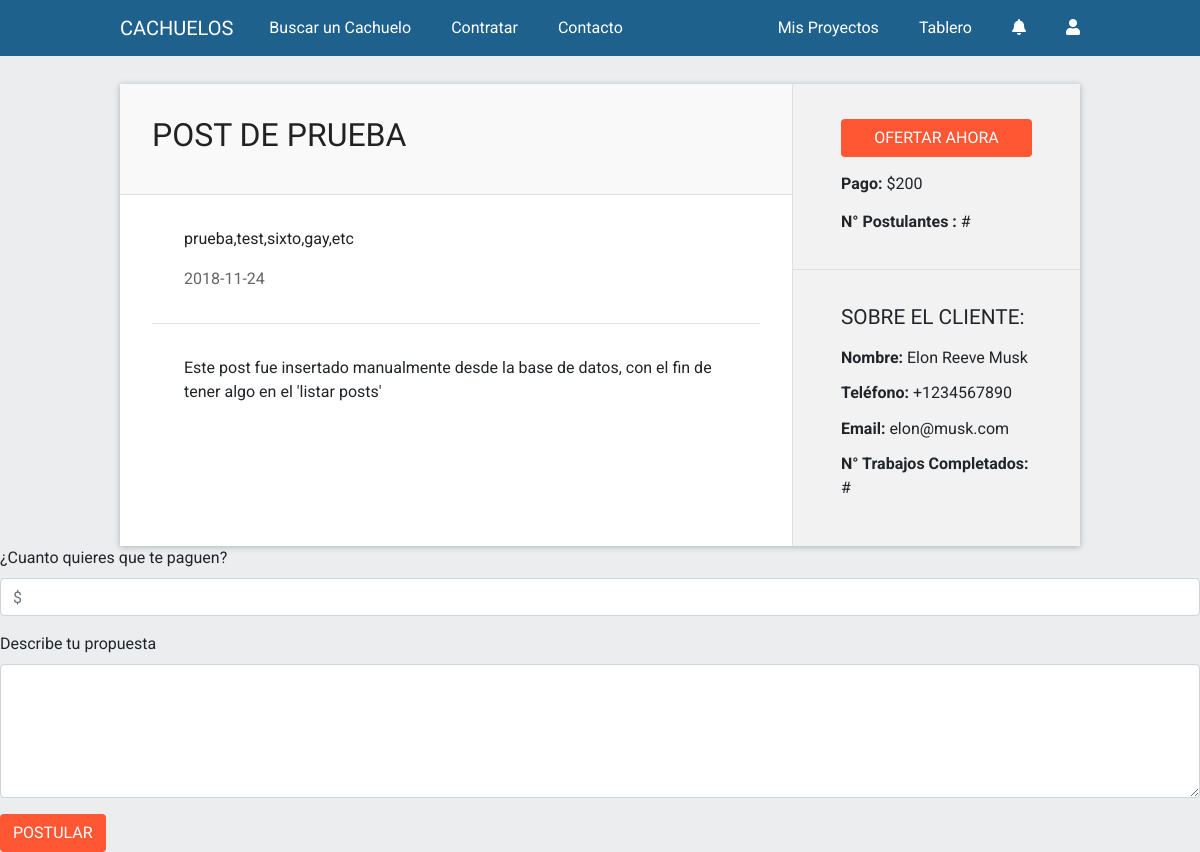
Page /post.php?id=1 on the earlier database version.
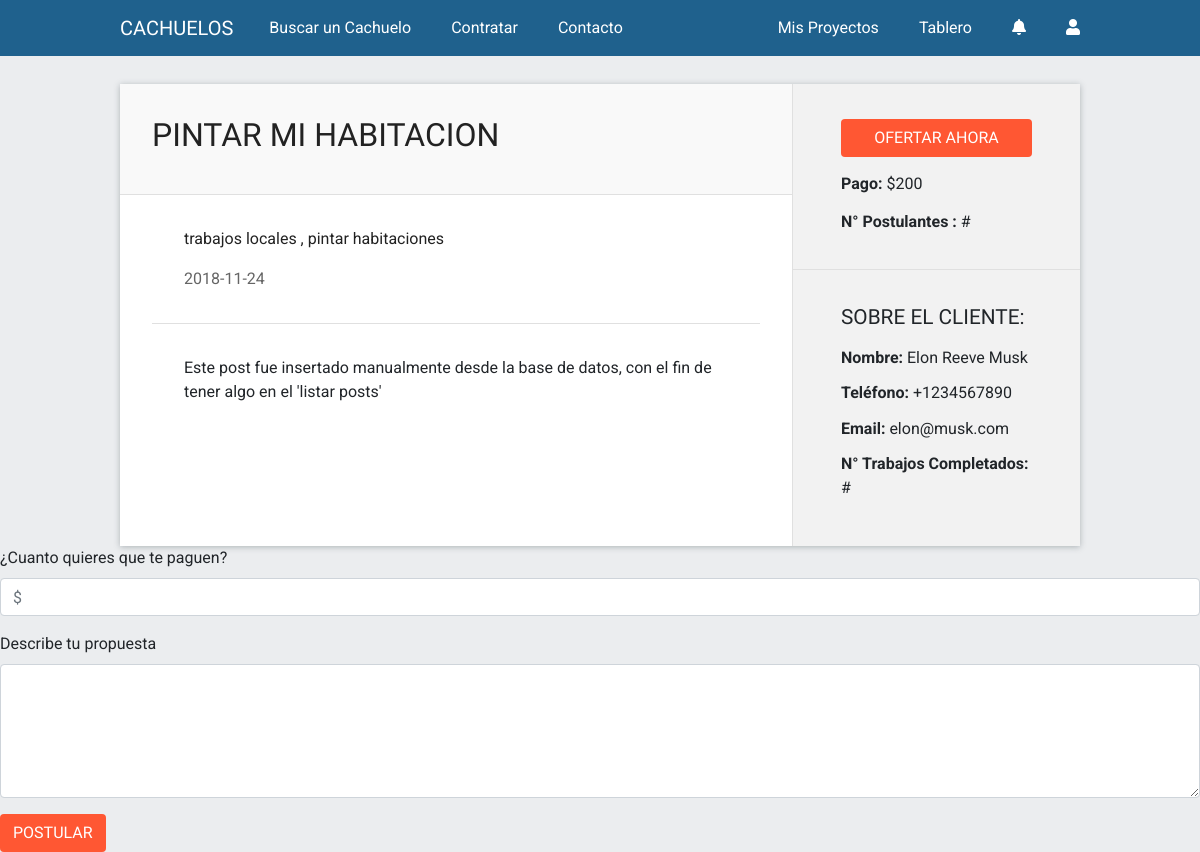
Same page on the later database version.
### tables this page shows
CREATE TABLE IF NOT EXISTS `post` (
  `pid` int(11) NOT NULL AUTO_INCREMENT,
  `title` varchar(32) NOT NULL,
  `user` varchar(32) NOT NULL,
  `content` varchar(256) NOT NULL,
  `tags` varchar(128) DEFAULT NULL,
  `img` varchar(64) DEFAULT NULL,
  `date` date DEFAULT NULL,
  `payment` int(16) DEFAULT NULL,
  `country` char(2) NOT NULL,
  `type` int(1) NOT NULL,
  PRIMARY KEY (`pid`),
  KEY `email` (`user`)
);

CREATE TABLE IF NOT EXISTS `user_details` (
  `udid` int(11) NOT NULL AUTO_INCREMENT,
  `user` varchar(32) NOT NULL,
  `name` varchar(16) NOT NULL,
  `surname` varchar(24) NOT NULL,
  `phone` varchar(12) NOT NULL,
  `descr` varchar(512) NOT NULL,
  `document` int(11) NOT NULL,
  `profile` int(11) NOT NULL,
  `country` varchar(2) NOT NULL,
  `Date` date DEFAULT NULL,
  `title` varchar(64) DEFAULT NULL,
  `img` longblob NOT NULL,
  PRIMARY KEY (`udid`),
  KEY `email` (`user`),
  KEY `profile` (`profile`)
);

### post.php (the view, shortened to what this page needs)
<!DOCTYPE html>
<html>
<head>
	<link rel="stylesheet" href="https://stackpath.bootstrapcdn.com/bootstrap/4.1.3/css/bootstrap.min.css">
  <link rel="stylesheet" href="https://use.fontawesome.com/releases/v5.4.1/css/all.css">
  <link rel="stylesheet" href="css/postStyle.css">
</head>
<body>
	<?php
$id1 = $_GET['id'];
$con=mysqli_connect("localhost","root","","id7557222_cachuelos");
                         $post = mysqli_query($con,"SELECT * FROM post WHERE pid = '".$id1."'");
                        $pos = mysqli_fetch_array($post);
                        $users = mysqli_query($con,"SELECT * FROM user_details WHERE user ='".$pos['user']."'");
                        $user = mysqli_fetch_array($users);
?>
<?php include("headerDash.php"); ?>
<div class="containerPost">
	<section class="leftPost">
		<div class="titlePost">
			<h1><?php echo $pos['title']?></h1>
		</div>
		<div class="data">
		<div class="tagsPost">
			<p><?php echo $pos['tags']?></p>
			<span><?php echo $pos['date']?></span>
		</div>
		<div class="descrPost">
			<p><?php echo $pos['content']?></p>
		</div>
		</div>
	</section>
	<section class="rightPost">
		<div class="offertPost">
			<button class="btn" onclick="mostrar();">Ofertar Ahora</button><br/>
			<span><b>Pago:</b> $<?php echo $pos['payment'];?></span><br/>
			<span><b>N° Postulantes :</b> #</span><br/>
		</div>
		<div class="clientPost">
			<h4>Sobre el cliente:</h4>
			<span><b>Nombre: </b><?php echo $user['name']." ".$user['surname'];?> </span><br/>
			<span><b>Teléfono:</b> <?php echo $user['phone']?></span><br/>
			<span><b>Email:</b> <?php echo $user['user'];?></span>
			<span><b>N° Trabajos Completados: </b>#</span>
		</div>
	</section>
</div>
<section class="hide" id="payPost">
		<form method="post" action="postular.php">
			<div class="form-group ">
			<label>¿Cuanto quieres que te paguen?</label>
		<input class="form-control" type="number" name="money" placeholder="$">
		</div>
		<div class="form-group">
    <label for="content">Describe tu propuesta</label>
    <textarea class="form-control" id="content" name="content" rows="5"></textarea>
  </div>
  <button class="btn " type="submit" >Postular</button>
		</form>
	</section>
</body>

### headerDash.php (shortened to what this page needs)
<div class="containerNav">
<nav class="navbar navbar-expand-lg navbar-light fixed-top" id="nav">
  <a class="navbar-brand" href="dashboard.php">CACHUELOS</a>
  <div class="collapse navbar-collapse" id="navbarSupportedContent">
    <ul class="navbar-nav mr-auto">
      <li class="nav-item">
        <a class="nav-link" href="cachuelos.php">Buscar un Cachuelo</a>
      </li>
      <li class="nav-item">
        <a class="nav-link " href="contratar.php">Contratar</a>
      </li>
      <li class="nav-item">
        <a class="nav-link " href="contacto.php">Contacto</a>
      </li>
    </ul>
    <div class="form-inline my-2 my-lg-0" id="formAcceso">
      <ul class="navbar-nav mr-auto">
      <li class="nav-item">
        <a class="nav-link " href="misProyectos.php">Mis Proyectos</a>
      </li>
      <li class="nav-item">
        <a class="nav-link " href="dashboard.php">Tablero</a>
      </li>
      <li class="nav-item">
        <a class="nav-link " id="bell" href="#navNot"><i class="fas fa-bell"></i></a>
      </li>
        <li class="nav-item">
        <a class="nav-link " href="#perfil" id="aImg"><i class="fas fa-user"></i></a>
      </li>
      </ul>
    </div>
  </div>
</nav>
</div>

### css/postStyle.css (style rules this page uses)
html { box-sizing: border-box!important; margin: 0px!important; padding: 0px!important; }
*,*:after,*:before { box-sizing: inherit!important; }
body { background-color: #EBEDEF!important; font-family: "Roboto",sans-serif!important; }
nav { padding-right:10%!important; padding-left: 10%!important; background-color:#1f618d; transition: .3s; display: flex; }
#formAcceso ul li:nth-child(4) { margin-right: 0px!important; }
.navbar-brand { font-family:"Oswald",sans-serif; }
nav .navbar-brand, ul li a { color:white!important; }
nav ul li { margin:0px 10px; }
#aImg { width: 10%!important; }
.btn { text-transform: uppercase; font-family: "Oswald",sans-serif; background-color: #FF5733; color:white; }
.containerPost { margin-left: 10%; margin-right: 10%; background-color: #fff; box-shadow: 0 1px 6px rgba(57,73,76,.35); margin-top: 7%; display: flex; flex-flow: row nowrap; }
.containerPost section.leftPost { width: 70%; display: flex; flex-flow: column wrap; align-items: center; }
.containerPost section.leftPost div { width: 100%; padding: 2rem; border-bottom: 1px solid #E0E0E0; }
.containerPost section.leftPost div:last-child { border-bottom: none; }
.containerPost section.leftPost .titlePost { background-color: #F9F9F9; color:#222; }
.containerPost section.leftPost .titlePost h1 { font-size: 2rem; text-transform: uppercase; font-family: "Oswald",sans-serif; }
.containerPost section.leftPost .data { padding:0rem 2rem; }
.tagsPost { border-bottom: 1px solid #E0E0E0; }
.containerPost section.leftPost .tagsPost span { color: #656565 ; }
.containerPost section.leftPost .tagsPost p { color: #222; }
.containerPost section.rightPost { width: 30%; display: flex; flex-flow: column wrap; background-color: #F2F2F2; border-left: 1px solid #e0e0e0; }
.containerPost section.rightPost div { width: 100%; padding:2.2rem 3rem; }
.rightPost button { width: 100%; }
.offertPost { display: flex; flex-flow: row wrap; border-bottom:1px solid #e0e0e0; }
.rightPost .offertPost span { font-size: 1rem; width: 100%; margin-top: 0.9rem; }
.clientPost { display: flex; flex-flow: row wrap; }
.clientPost h4 { font-size: 1.3rem; text-transform: uppercase; font-family: "Oswald",sans-serif; margin-bottom: 1rem; }
.clientPost span { margin-bottom: 0.7rem; }
@media (min-width: 320px) { nav { background-color:#1f618d; } }
@media (min-width: 320px) { #formAcceso { margin-top:0px!important; } }
@media (min-width: 320px) { nav a,span { font-size: 12px; text-transform: none; } }
@media (min-width: 320px) { nav ul li { margin: 10px!important; } }
@media (min-width: 320px) { #formAcceso ul { margin-right: 0px!important; } }
@media (min-width: 320px) { .hide { display: none!important; } }

Differences in the rows shown:
changed post: title "POST DE PRUEBA" → "PINTAR MI HABITACION"; tags "prueba,test,sixto,gay,etc" → "trabajos locales , pintar habitaciones"
